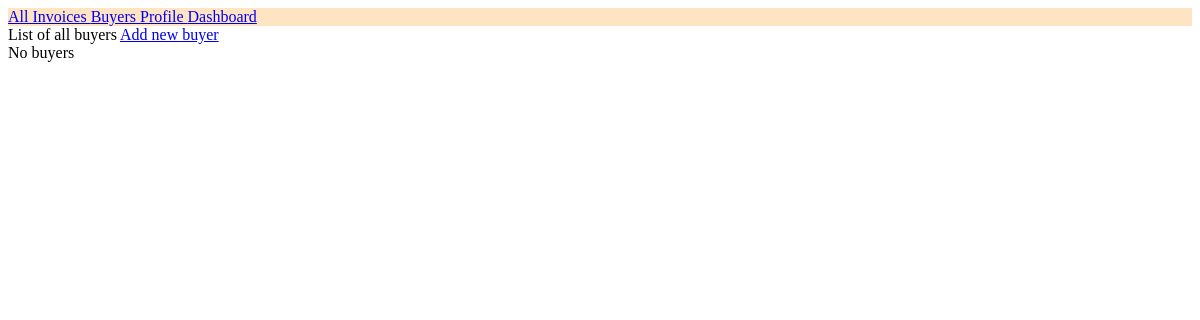
/buyers/, run on an earlier commit of the app's database.
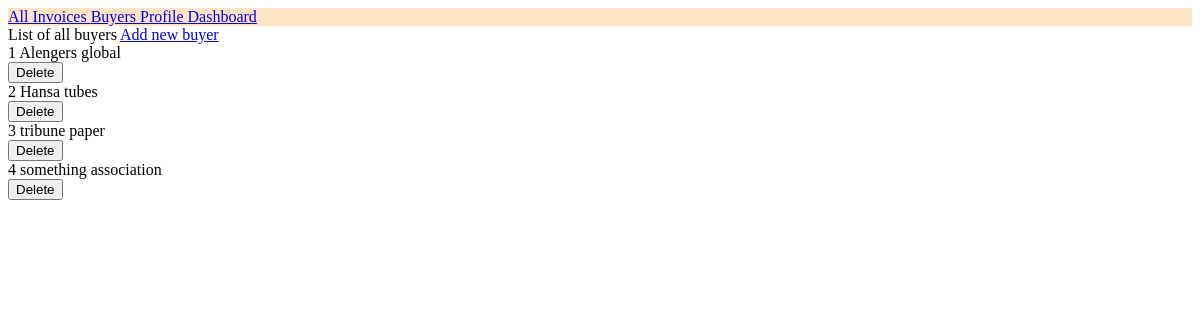
And on a later commit of the database.
### buyer/models.py (models this page shows, shortened)
class buyer(models.Model):
    buyerId = models.AutoField(primary_key=True)
    name = models.CharField(max_length=64)
    adr1 = models.CharField(max_length=128)
    adr2 = models.CharField(max_length=128, null=True)
    state = models.CharField(max_length=32)
    pin = models.CharField(max_length=10)
    gstin = models.CharField(max_length=15)

### buyer/views.py (the view)
# urls.py: path('',views.buyers, name='buyers'),
def buyers(request):
    context = {
        'buyers':buyer.objects.all()
    }
    return render(request, 'buyers.html', context)

### templates/buyers.html (shortened to what this page needs)
{% extends 'base.html' %} {% block title %} Buyers List {% endblock %}
{% block body %} List of all buyers
<a href="/buyers/add"> Add new buyer </a>
<div>
  {% if buyers %} {% for buyer in buyers %}
  <div>
      {{forloop.counter}}
      {{buyer.name}}
      <form method="post" action="remove/{{buyer.buyerId}}">
        <button type  ="submit">Delete</button>
      </form>
  </div>
  {% endfor %}
  {% else %}
   No buyers
   {% endif %}
</div>
{% endblock %}

What changed in the data, as far as the page shows it:
added buyer: name "Alengers global"
added buyer: name "Hansa tubes"
added buyer: name "tribune paper"
added buyer: name "something association"
Also different on the page:
text no longer shown: "No buyers"
